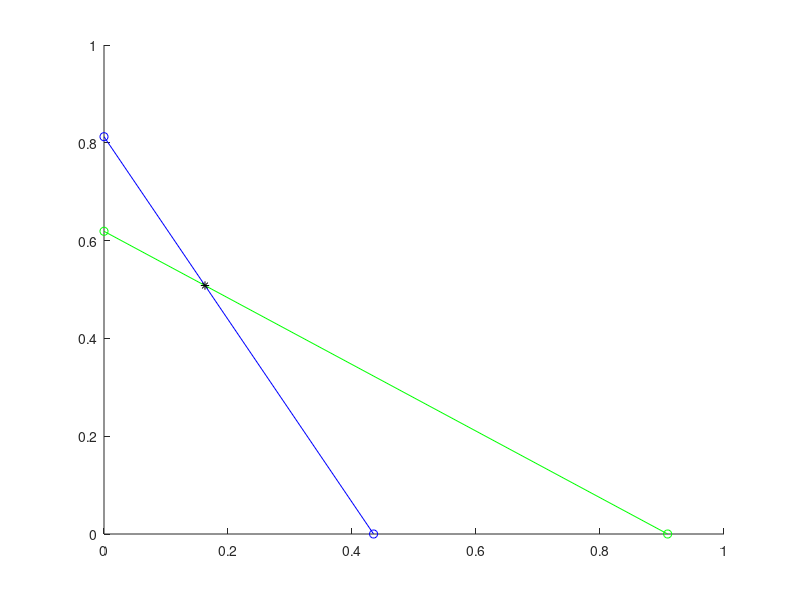

Source code (MATLAB):
%clear all; close all
BETA= [2.3 1.6; 1.1 2.1];
GAMMA = diag([1.0 1.3]);
R0=BETA*inv(GAMMA);
one=[1;1];
sstar = R0 \ one
Smax = 1./R0;

figure(2); hold on;
axis([0 1 0 1]);

% 1
x1=[0 Smax(1,1)]; y1=[Smax(1,2) 0];
plot(x1,y1,'b');
plot(0,Smax(1,2),'ob',Smax(1,1),0,'ob');

% 2
x2=[0 Smax(2,1)]; y2=[Smax(2,2) 0];
plot(x2,y2,'g');
plot(0,Smax(2,2),'og',Smax(2,1),0,'og');

% "golden" point
plot(sstar(1),sstar(2),'k*');
